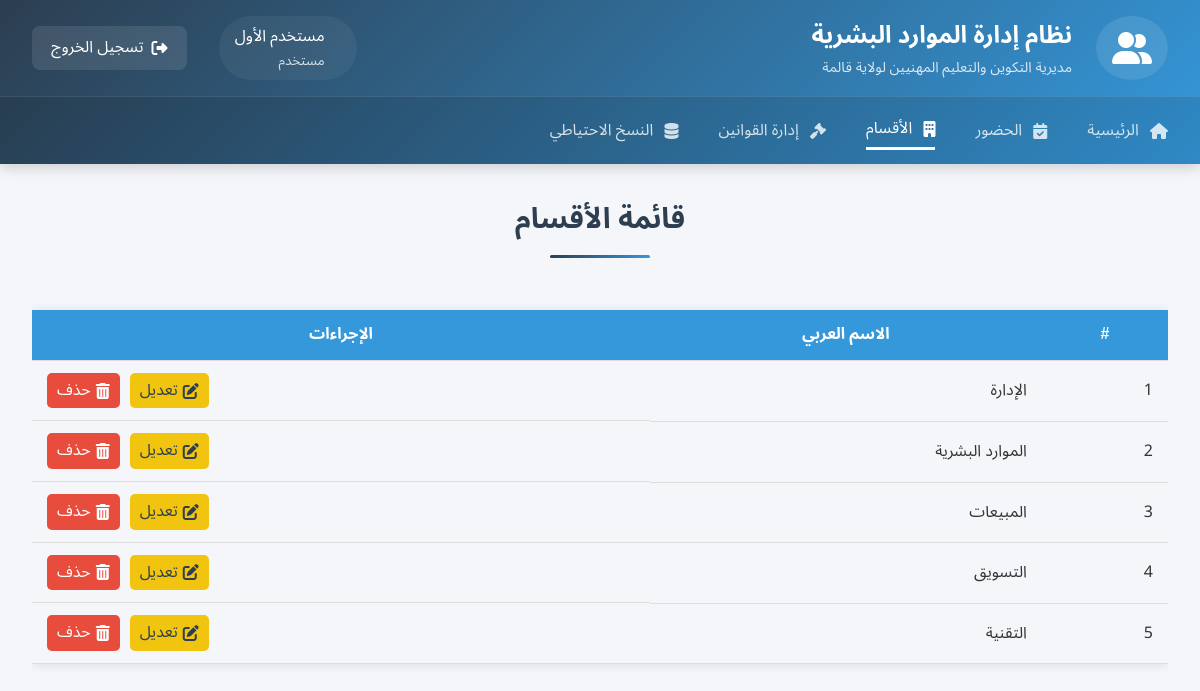
/list_departments.php (signed in), run on the app's committed database.
### tables this page shows
CREATE TABLE `departments` (
  `department_id` int(11) NOT NULL,
  `name` varchar(50) NOT NULL COMMENT 'اسم القسم (عربي)',
  `created_at` timestamp NOT NULL DEFAULT current_timestamp()
);

### list_departments.php (the view, shortened to what this page needs)
<?php
$pdo = getDBConnection();
$departments = [];
try {
    $stmt = $pdo->query("SELECT * FROM departments ");
    $departments = $stmt->fetchAll(PDO::FETCH_ASSOC);
} catch (PDOException $e) {
    $error = "خطأ في جلب البيانات: " . $e->getMessage();
}
?>
<!DOCTYPE html>
<html lang="ar" dir="rtl">
<head>
    <link rel="stylesheet" href="CSS/icons.css">
    <link rel="stylesheet" href="CSS/style.css">
    <link rel="stylesheet" href="CSS/ldep.css">
</head>
<body>
    <div class="dashboard-container">
        <?php include 'header.php'; ?>
        <main class="dashboard-main">
            <h1 class="dashboard-title">قائمة الأقسام</h1>
            <div class="table-container">
                <?php if (count($departments) > 0): ?>
                    <table class="departments-table">
                        <thead>
                            <tr>
                                <th>#</th>
                                <th>الاسم العربي</th>
                                <th>الإجراءات</th>
                            </tr>
                        </thead>
                        <tbody>
                            <?php foreach ($departments as $index => $dept): ?>
                            <tr>
                                <td><?= $index + 1 ?></td>
                                <td><?= htmlspecialchars($dept['name']) ?></td>
                                <td class="actions">
                                    <a href="edit_department.php?id=<?= $dept['department_id'] ?>" class="btn btn-edit">
                                        <i class="fas fa-edit"></i>
                                        تعديل
                                    </a>
                                    <a href="delete_department.php?id=<?= $dept['department_id'] ?>" class="btn btn-delete"
                                       onclick="return confirm('هل أنت متأكد من رغبتك في حذف هذا القسم؟')">
                                        <i class="fas fa-trash"></i>
                                        حذف
                                    </a>
                                </td>
                            </tr>
                            <?php endforeach; ?>
                        </tbody>
                    </table>
                <?php endif; ?>
            </div>
        </main>
    </div>
</body>
</html>

### CSS/style.css (style rules this page uses)
.fas { font-family: 'Font Awesome'; -moz-osx-font-smoothing: grayscale; -webkit-font-smoothing: antialiased; font-style: normal; font-variant: normal; text-rendering: auto; line-height: 1; }
* { margin: 0; padding: 0; box-sizing: border-box; }
body { font-family: 'Tajawal', 'Noto Sans Arabic', sans-serif; direction: rtl; background-color: #f5f5f5; line-height: 1.6; color: #333; }
:root { --primary-color: #3498db; --secondary-color: #2c3e50; --success-color: #27ae60; --info-color: #2980b9; --warning-color: #f1c40f; --danger-color: #e74c3c; --light-color: #ecf0f1; --dark-color: #34495e; --text-color: #333; --text-light: #7f8c8d; }
.dashboard-container { background: #f5f6fa; min-height: 100vh; border-radius: 24px; margin: 0 auto; box-shadow: 0 0 20px rgba(0,0,0,0.1); }
.dashboard-main { padding: 2rem; max-width: 1400px; margin: 0 auto; width: 100%; }
.dashboard-title { color: var(--secondary-color); text-align: center; margin-bottom: 2rem; font-size: 1.8rem; position: relative; padding-bottom: 1rem; }
.dashboard-title::after { content: ""; position: absolute; bottom: 0; right: 50%; transform: translateX(50%); width: 100px; height: 3px; background: linear-gradient(135deg, #2c3e50 0%, #3498db 100%); border-radius: 3px; }

### CSS/ldep.css (style rules this page uses)
.departments-table { width: 100%; border-collapse: collapse; margin: 20px 0; box-shadow: 0 1px 10px rgba(0,0,0,0.1); }
.departments-table th, .departments-table td { padding: 12px 15px; border-bottom: 1px solid #ddd; }
.departments-table th { background-color: #3498db; color: white; }
.table-container { overflow-x: auto; }
.actions { display: flex; gap: 10px; justify-content: end; }
.btn { padding: 5px 10px; border-radius: 5px; text-decoration: none; display: inline-flex; align-items: center; gap: 5px; }
.btn-edit { background: #f1c40f; color: #2c3e50; }
.btn-delete { background: #e74c3c; color: white; }

### data on the page
departments: name "الإدارة"
departments: name "الموارد البشرية"
departments: name "المبيعات"
departments: name "التسويق"
departments: name "التقنية"

### other printed values
$_SESSION['fullname'] "مستخدم الأول"
$_SESSION['role'] "مستخدم"
